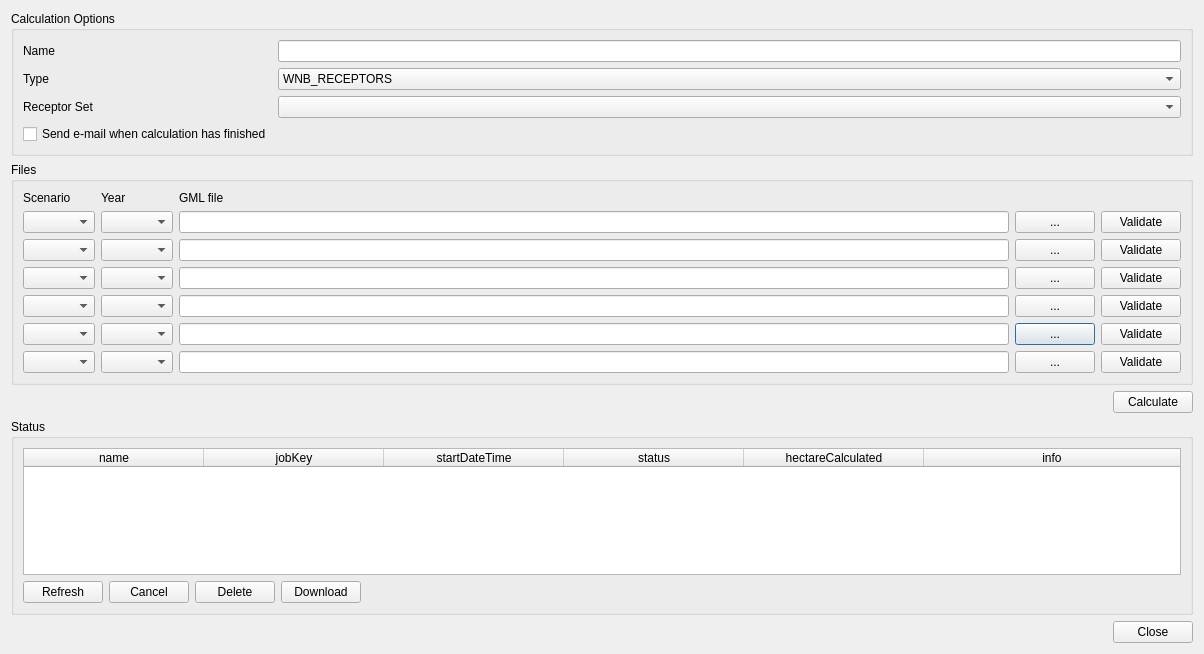
<?xml version="1.0" encoding="UTF-8"?>
<ui version="4.0">
 <class>Dialog</class>
 <widget class="QDialog" name="Dialog">
  <property name="geometry">
   <rect>
    <x>0</x>
    <y>0</y>
    <width>1204</width>
    <height>654</height>
   </rect>
  </property>
  <property name="windowTitle">
   <string>Calculation Jobs</string>
  </property>
  <layout class="QVBoxLayout" name="verticalLayout">
   <item>
    <widget class="QGroupBox" name="group_calculation">
     <property name="title">
      <string>Calculation Options</string>
     </property>
     <layout class="QFormLayout" name="formLayout">
      <item row="0" column="0">
       <widget class="QLabel" name="label_name">
        <property name="text">
         <string notr="true">Name</string>
        </property>
       </widget>
      </item>
      <item row="0" column="1">
       <widget class="QLineEdit" name="edit_name"/>
      </item>
      <item row="2" column="0">
       <widget class="QLabel" name="label_calc_type">
        <property name="text">
         <string>Type</string>
        </property>
       </widget>
      </item>
      <item row="2" column="1">
       <widget class="QComboBox" name="combo_calc_type">
        <item>
         <property name="text">
          <string>WNB_RECEPTORS</string>
         </property>
        </item>
        <item>
         <property name="text">
          <string>CUSTOM_POINTS</string>
         </property>
        </item>
       </widget>
      </item>
      <item row="3" column="0">
       <widget class="QLabel" name="label_receptor_set">
        <property name="text">
         <string>Receptor Set</string>
        </property>
       </widget>
      </item>
      <item row="3" column="1">
       <widget class="QComboBox" name="combo_receptor_set"/>
      </item>
      <item row="4" column="0">
       <widget class="QCheckBox" name="checkBox_send_email">
        <property name="toolTip">
         <string>Send e-mail when calculation has finished</string>
        </property>
        <property name="text">
         <string>Send e-mail when calculation has finished</string>
        </property>
       </widget>
      </item>
     </layout>
    </widget>
   </item>
   <item>
    <widget class="QGroupBox" name="group_emission">
     <property name="title">
      <string>Files</string>
     </property>
     <layout class="QGridLayout" name="gridLayout_2">
      <item row="3" column="0">
       <widget class="QComboBox" name="combo_situation_3"/>
      </item>
      <item row="5" column="4">
       <widget class="QPushButton" name="button_gml_input_browse_5">
        <property name="maximumSize">
         <size>
          <width>100</width>
          <height>16777215</height>
         </size>
        </property>
        <property name="text">
         <string>...</string>
        </property>
       </widget>
      </item>
      <item row="2" column="4">
       <widget class="QPushButton" name="button_gml_input_browse_2">
        <property name="maximumSize">
         <size>
          <width>100</width>
          <height>16777215</height>
         </size>
        </property>
        <property name="text">
         <string>...</string>
        </property>
       </widget>
      </item>
      <item row="6" column="5">
       <widget class="QPushButton" name="button_validate_6">
        <property name="enabled">
         <bool>true</bool>
        </property>
        <property name="text">
         <string>Validate</string>
        </property>
       </widget>
      </item>
      <item row="1" column="4">
       <widget class="QPushButton" name="button_gml_input_browse_1">
        <property name="maximumSize">
         <size>
          <width>100</width>
          <height>16777215</height>
         </size>
        </property>
        <property name="text">
         <string>...</string>
        </property>
       </widget>
      </item>
      <item row="0" column="1">
       <widget class="QLabel" name="label_year">
        <property name="text">
         <string>Year</string>
        </property>
       </widget>
      </item>
      <item row="4" column="1">
       <widget class="QComboBox" name="combo_year_4"/>
      </item>
      <item row="5" column="3">
       <widget class="QLineEdit" name="edit_gml_input_5">
        <property name="text">
         <string/>
        </property>
       </widget>
      </item>
      <item row="3" column="1">
       <widget class="QComboBox" name="combo_year_3"/>
      </item>
      <item row="4" column="3">
       <widget class="QLineEdit" name="edit_gml_input_4">
        <property name="text">
         <string/>
        </property>
       </widget>
      </item>
      <item row="6" column="0">
       <widget class="QComboBox" name="combo_situation_6"/>
      </item>
      <item row="5" column="5">
       <widget class="QPushButton" name="button_validate_5">
        <property name="enabled">
         <bool>true</bool>
        </property>
        <property name="text">
         <string>Validate</string>
        </property>
       </widget>
      </item>
      <item row="1" column="0">
       <widget class="QComboBox" name="combo_situation_1"/>
      </item>
      <item row="1" column="5">
       <widget class="QPushButton" name="button_validate_1">
        <property name="enabled">
         <bool>true</bool>
        </property>
        <property name="text">
         <string>Validate</string>
        </property>
       </widget>
      </item>
      <item row="2" column="3">
       <widget class="QLineEdit" name="edit_gml_input_2">
        <property name="text">
         <string/>
        </property>
       </widget>
      </item>
      <item row="5" column="0">
       <widget class="QComboBox" name="combo_situation_5"/>
      </item>
      <item row="2" column="0">
       <widget class="QComboBox" name="combo_situation_2"/>
      </item>
      <item row="4" column="0">
       <widget class="QComboBox" name="combo_situation_4"/>
      </item>
      <item row="4" column="4">
       <widget class="QPushButton" name="button_gml_input_browse_4">
        <property name="maximumSize">
         <size>
          <width>100</width>
          <height>16777215</height>
         </size>
        </property>
        <property name="text">
         <string>...</string>
        </property>
       </widget>
      </item>
      <item row="1" column="1">
       <widget class="QComboBox" name="combo_year_1"/>
      </item>
      <item row="5" column="1">
       <widget class="QComboBox" name="combo_year_5"/>
      </item>
      <item row="4" column="5">
       <widget class="QPushButton" name="button_validate_4">
        <property name="enabled">
         <bool>true</bool>
        </property>
        <property name="text">
         <string>Validate</string>
        </property>
       </widget>
      </item>
      <item row="2" column="5">
       <widget class="QPushButton" name="button_validate_2">
        <property name="enabled">
         <bool>true</bool>
        </property>
        <property name="text">
         <string>Validate</string>
        </property>
       </widget>
      </item>
      <item row="0" column="0">
       <widget class="QLabel" name="label_situation">
        <property name="text">
         <string>Scenario</string>
        </property>
       </widget>
      </item>
      <item row="1" column="3">
       <widget class="QLineEdit" name="edit_gml_input_1">
        <property name="text">
         <string/>
        </property>
       </widget>
      </item>
      <item row="2" column="1">
       <widget class="QComboBox" name="combo_year_2"/>
      </item>
      <item row="3" column="4">
       <widget class="QPushButton" name="button_gml_input_browse_3">
        <property name="maximumSize">
         <size>
          <width>100</width>
          <height>16777215</height>
         </size>
        </property>
        <property name="text">
         <string>...</string>
        </property>
       </widget>
      </item>
      <item row="3" column="3">
       <widget class="QLineEdit" name="edit_gml_input_3">
        <property name="text">
         <string/>
        </property>
       </widget>
      </item>
      <item row="6" column="4">
       <widget class="QPushButton" name="button_gml_input_browse_6">
        <property name="maximumSize">
         <size>
          <width>100</width>
          <height>16777215</height>
         </size>
        </property>
        <property name="text">
         <string>...</string>
        </property>
       </widget>
      </item>
      <item row="3" column="5">
       <widget class="QPushButton" name="button_validate_3">
        <property name="enabled">
         <bool>true</bool>
        </property>
        <property name="text">
         <string>Validate</string>
        </property>
       </widget>
      </item>
      <item row="6" column="3">
       <widget class="QLineEdit" name="edit_gml_input_6">
        <property name="text">
         <string/>
        </property>
       </widget>
      </item>
      <item row="6" column="1">
       <widget class="QComboBox" name="combo_year_6"/>
      </item>
      <item row="0" column="3">
       <widget class="QLabel" name="label_gml_file">
        <property name="text">
         <string>GML file</string>
        </property>
       </widget>
      </item>
     </layout>
    </widget>
   </item>
   <item>
    <layout class="QHBoxLayout" name="horizontalLayout">
     <item>
      <spacer name="horizontalSpacer">
       <property name="orientation">
        <enum>Qt::Horizontal</enum>
       </property>
       <property name="sizeHint" stdset="0">
        <size>
         <width>40</width>
         <height>20</height>
        </size>
       </property>
      </spacer>
     </item>
     <item>
      <widget class="QPushButton" name="button_calculate">
       <property name="text">
        <string>Calculate</string>
       </property>
      </widget>
     </item>
    </layout>
   </item>
   <item>
    <widget class="QGroupBox" name="group_status">
     <property name="title">
      <string>Status</string>
     </property>
     <layout class="QVBoxLayout" name="verticalLayout_2">
      <item>
       <widget class="QTableWidget" name="table_jobs">
        <property name="selectionBehavior">
         <enum>QAbstractItemView::SelectRows</enum>
        </property>
        <property name="sortingEnabled">
         <bool>true</bool>
        </property>
        <attribute name="horizontalHeaderDefaultSectionSize">
         <number>180</number>
        </attribute>
        <attribute name="horizontalHeaderStretchLastSection">
         <bool>true</bool>
        </attribute>
        <column>
         <property name="text">
          <string>name</string>
         </property>
        </column>
        <column>
         <property name="text">
          <string>jobKey</string>
         </property>
        </column>
        <column>
         <property name="text">
          <string>startDateTime</string>
         </property>
        </column>
        <column>
         <property name="text">
          <string>status</string>
         </property>
        </column>
        <column>
         <property name="text">
          <string>hectareCalculated</string>
         </property>
        </column>
        <column>
         <property name="text">
          <string>info</string>
         </property>
        </column>
       </widget>
      </item>
      <item>
       <layout class="QHBoxLayout" name="horizontalLayout_2">
        <item>
         <widget class="QPushButton" name="button_get_jobs">
          <property name="maximumSize">
           <size>
            <width>16777215</width>
            <height>16777215</height>
           </size>
          </property>
          <property name="text">
           <string>Refresh</string>
          </property>
         </widget>
        </item>
        <item>
         <widget class="QPushButton" name="button_cancel">
          <property name="text">
           <string>Cancel</string>
          </property>
         </widget>
        </item>
        <item>
         <widget class="QPushButton" name="button_delete">
          <property name="text">
           <string>Delete</string>
          </property>
         </widget>
        </item>
        <item>
         <widget class="QPushButton" name="button_download">
          <property name="text">
           <string>Download</string>
          </property>
         </widget>
        </item>
        <item>
         <spacer name="horizontalSpacer_2">
          <property name="orientation">
           <enum>Qt::Horizontal</enum>
          </property>
          <property name="sizeHint" stdset="0">
           <size>
            <width>40</width>
            <height>20</height>
           </size>
          </property>
         </spacer>
        </item>
       </layout>
      </item>
     </layout>
    </widget>
   </item>
   <item>
    <widget class="QDialogButtonBox" name="buttonBox">
     <property name="maximumSize">
      <size>
       <width>16777215</width>
       <height>16777215</height>
      </size>
     </property>
     <property name="orientation">
      <enum>Qt::Horizontal</enum>
     </property>
     <property name="standardButtons">
      <set>QDialogButtonBox::Close</set>
     </property>
    </widget>
   </item>
  </layout>
 </widget>
 <resources/>
 <connections>
  <connection>
   <sender>buttonBox</sender>
   <signal>accepted()</signal>
   <receiver>Dialog</receiver>
   <slot>accept()</slot>
   <hints>
    <hint type="sourcelabel">
     <x>248</x>
     <y>254</y>
    </hint>
    <hint type="destinationlabel">
     <x>157</x>
     <y>274</y>
    </hint>
   </hints>
  </connection>
  <connection>
   <sender>buttonBox</sender>
   <signal>rejected()</signal>
   <receiver>Dialog</receiver>
   <slot>reject()</slot>
   <hints>
    <hint type="sourcelabel">
     <x>316</x>
     <y>260</y>
    </hint>
    <hint type="destinationlabel">
     <x>286</x>
     <y>274</y>
    </hint>
   </hints>
  </connection>
 </connections>
</ui>
